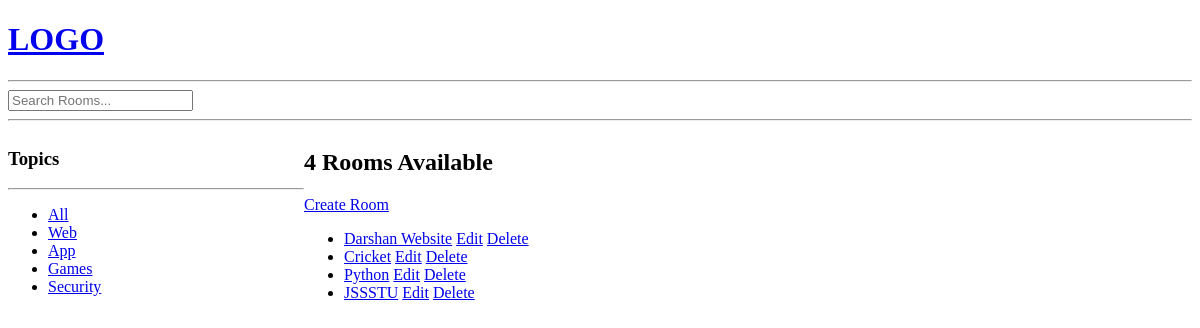
Before: / with the older database file.
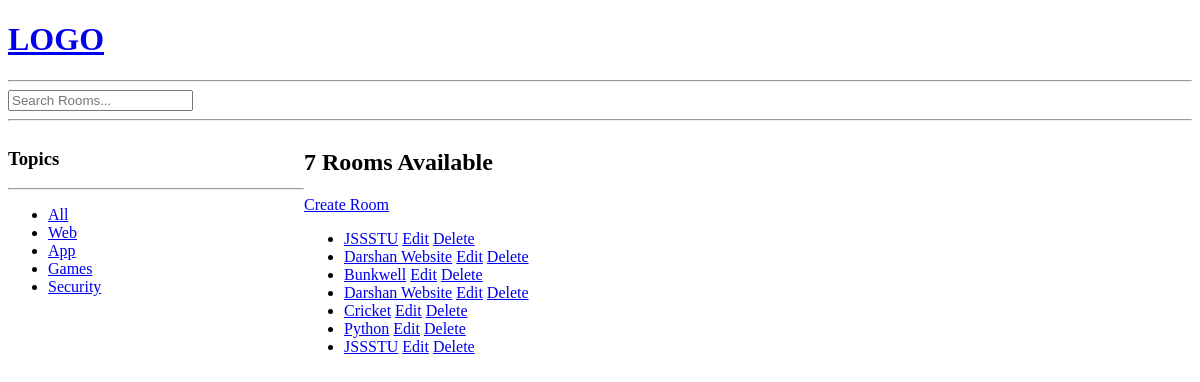
After: the same page with the newer database file.
### base/models.py (models this page shows, shortened)
class Tag(models.Model):
    name = models.CharField(max_length=200)

class Room(models.Model):
    host = models.ForeignKey(User,on_delete=models.SET_NULL, null = True)
    topic = models.ForeignKey(Tag,on_delete=models.SET_NULL, null=True)
    name = models.CharField(max_length=200)
    description = models.TextField(max_length = 2000, null=True, blank=True)
    updated = models.DateTimeField(auto_now=True)
    created = models.DateTimeField(auto_now_add=True)
    class Meta:
        ordering = ['-updated','-created']

### base/views.py (the view)
# urls.py: path('',views.home, name='home'),
def home(request):
    q = request.GET.get('q') if request.GET.get('q')!= None else ''
    rooms = Room.objects.filter(
        Q(topic__name__contains=q) |
        Q(name__icontains=q) |
        Q(description__icontains=q)
        )
    topics = Tag.objects.all()
    return render(request,'base/home.html', {'rooms':rooms, 'topics':topics})

### base/templates/base/home.html (shortened to what this page needs)
{% extends 'main.html' %}
{% block content %}
<div class="home-container">
    <div>
        <h3>Topics</h3>
        <hr>
        <ul>
            <li><a href="{% url 'home' %}">All</a></li>
        {% for topic in topics %}
            <li><a href="{% url 'home' %}?q={{topic.name}}">{{topic.name}}</a></li>
        {% endfor %}
    </div>
    <div>
        <h2>{{rooms.count}} Rooms Available</h2>
        <a href="{% url 'create-room' %}">Create Room</a>
        <div>
        <ul>
        {% for room in rooms %}
            <li>
                <a href="{% url 'room' room.id %}">{{ room.name }}</a>
                <a href="{% url 'update-room' room.id%}">Edit</a>
                <a href="{% url 'delete-room' room.id%}">Delete</a>
            </li>
        {% endfor %}
        </ul>
        </div>
    </div>
</div>
{% endblock content %}

Changed rows visible on the page:
added Room: name "JSSSTU"
added Room: name "Darshan Website"
added Room: name "Bunkwell"
Other visible differences:
{{ rooms.count }}: "4" → "7"
